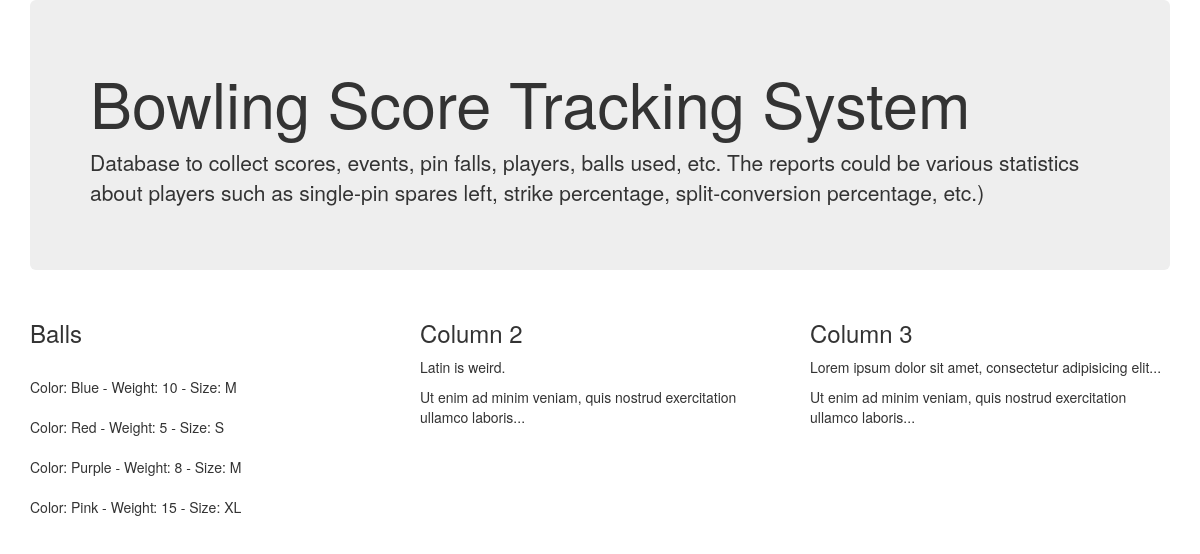
The page / on the database its author committed.
### tables this page shows
CREATE TABLE Ball (
  Ball_ID  INT          PRIMARY KEY AUTO_INCREMENT,
  Color    VARCHAR(20)  NOT NULL,
  Weight   INT          NOT NULL,
  Size     ENUM('XS', 'S', 'M', 'L', 'XL', 'XXL') NOT NULL,
  CHECK (Weight > 0)
);

### public_html/index.php (the view, shortened to what this page needs)
<!DOCTYPE html>
<html>
<head>
    <link rel="stylesheet" href="http://maxcdn.bootstrapcdn.com/bootstrap/3.3.6/css/bootstrap.min.css">
</head>
<body>
<?php
function connectToDatabase($destination) {
    if($destination == 'Local') {
        $servername = "localhost:3306";
        $username = "root";
        $password = "password";
        $dbname = "bowling";
    }
    else {
        $servername = "us-cdbr-azure-central-a.cloudapp.net";
        $username = "ba27b2787a498a";
        $password = "e24ebaaa";
        $dbname = "bowling";
    }
    return new mysqli($servername, $username, $password, $dbname);
}
function retrieveAndPrintAllFromTable($tableName, $destination) {
    $conn = connectToDatabase($destination);
    $sql = "SELECT * FROM $tableName";
    $result = $conn->query($sql);
    printResult($result);
}
function printResult($result) {
    if ($result->num_rows > 0) {
        while ($row = $result->fetch_assoc()) {
            echo "<br> Color: " . $row["Color"] . " - Weight: " . $row["Weight"] . " - Size: " . $row["Size"] . "<br>";
        }
    } else {
        echo "0 results";
    }
}
?>
<div class="container">
    <div class="jumbotron">
        <h1>Bowling Score Tracking System</h1>
        <p>Database to collect scores, events, pin falls, players, balls used, etc. The reports could be various
            statistics about players such as single-pin spares left, strike percentage, split-conversion percentage,
            etc.)</p>
    </div>
    <div class="row">
        <div class="col-sm-4">
            <h3>Balls</h3>
            <p><?php retrieveAndPrintAllFromTable('Ball', 'Remote') ?></p>
        </div>
        <div class="col-sm-4">
            <h3>Column 2</h3>
            <p>Latin is weird.</p>
            <p>Ut enim ad minim veniam, quis nostrud exercitation ullamco laboris...</p>
        </div>
        <div class="col-sm-4">
            <h3>Column 3</h3>
            <p>Lorem ipsum dolor sit amet, consectetur adipisicing elit...</p>
            <p>Ut enim ad minim veniam, quis nostrud exercitation ullamco laboris...</p>
        </div>
    </div>
</div>
</body>
</html>

### rows shown on the page
ball: Color "Blue", Weight "10", Size "M"
ball: Color "Red", Weight "5", Size "S"
ball: Color "Purple", Weight "8", Size "M"
ball: Color "Pink", Weight "15", Size "XL"
